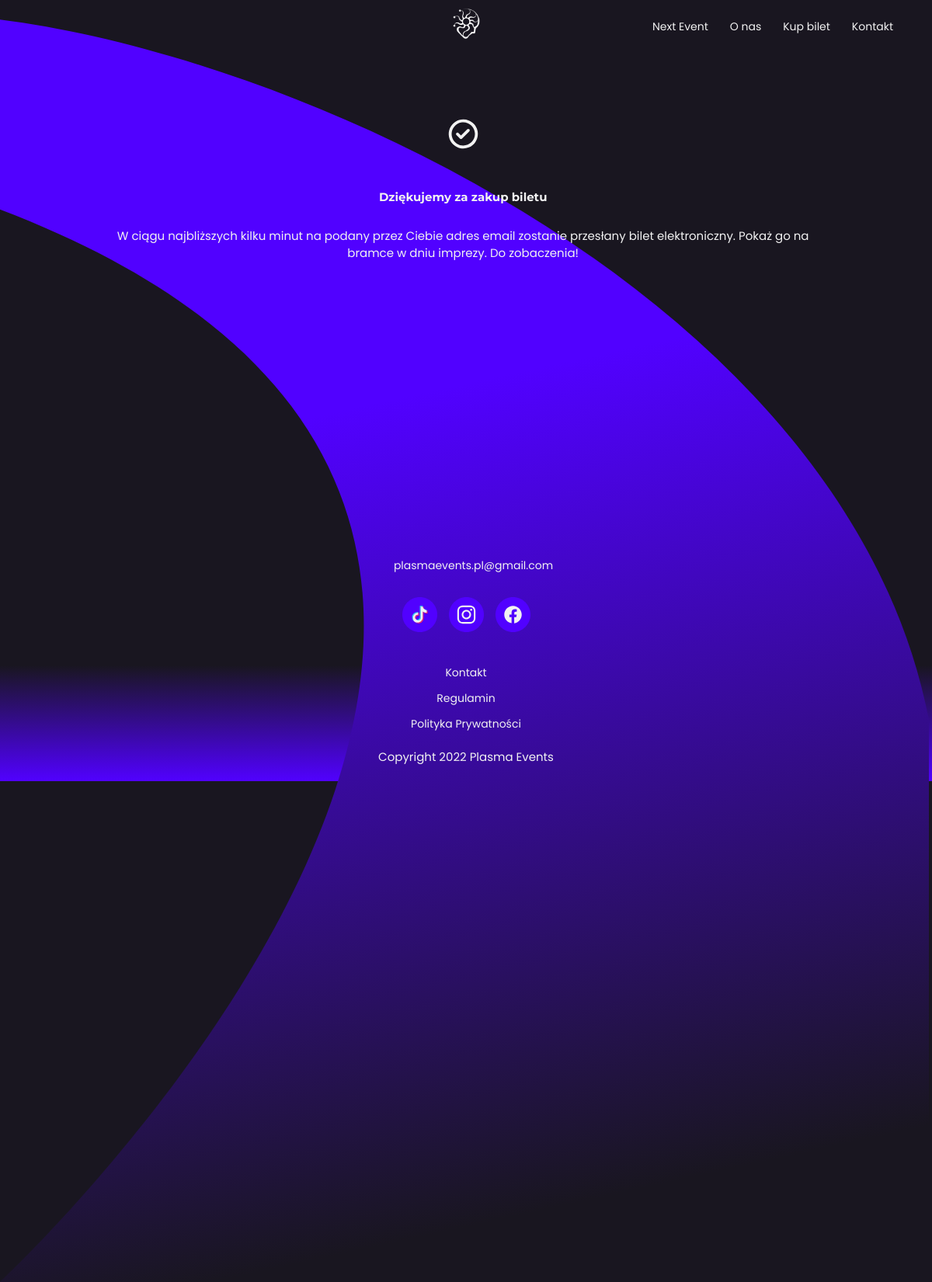
Page /success on the committed database.
### plasma_site/models.py (models this page shows, shortened)
class Article(models.Model):
    title = models.CharField(max_length=50)
    type = models.CharField(max_length=50)
    header = models.CharField(max_length=100, null=True)
    text = models.TextField(max_length=3900)

### plasma_site/views.py (the view)
# urls.py: path('success', views.success, name='success'),
def success(request):
    context = {'success': Article.objects.get(title='success') }
    return render(request, 'plasma_site/success.html', context)

### plasma_site/templates/plasma_site/success.html
{% extends 'plasma_site/base.html' %}
{% load static %}
{% block css%}
    <link rel="stylesheet" href="{% static 'plasma_site/success.css' %}">
{% endblock %}
{% block content %}
<section class="success">
    <img class="success__icon" src="{% static 'plasma_site/img/Success Icon.svg' %}"/>
    <img class="success__cover" src="{% static 'plasma_site/img/Orbita.svg' %}"/>
    <h4 class="success__info">{{success.header}}</h4>
    <p class="success__text">{{success.text}}</p>
</section>
{% endblock %}

### plasma_site/static/plasma_site/base.css (style rules this page uses)
:root { --black-main:#191620; --promo-video-bg: #505050; --primary: #5101FF; --secondary: #854DFF; --light-primary:#EDEBFF; --light-secondary:#F2F2F2; --link-color:#6FD9F3; --error-color: #FF4E4E; }
body { margin: 0; padding: 0; box-sizing:border-box; background-color: var(--black-main); }
p,a, btn, .mini-text, li { color:var(--light-secondary); font-family: 'Poppins'; font-style: normal; position: relative; z-index: 2; }
a,.mini-text,p, li { font-weight: 400; }
p, li { font-size: 15px; line-height: 22px; }
h1, h2, h3, h4 { color:var(--light-secondary); font-family: 'Montserrat'; font-style: normal; position: relative; z-index: 3; }
h4 { font-weight: 700; font-size: 15px; line-height: 18px; }

### plasma_site/static/plasma_site/success.css (style rules this page uses)
.success { align-items:center; display:flex; flex-direction:column; height:435px; margin-top:150px; }
.success__icon { position:relative; z-index:10; margin: 0 0 50px 0; }
.success__info { margin:0 0 30px 0; }
.success__text { margin:0; text-align:center; width:80%; }
.success__cover { position:absolute; top:25px; width:100vw; }

### rows in the picture
Article: header "Dziękujemy za zakup biletu", text "W ciągu najbliższych kilku minut na podany przez Ciebie adres email zostanie przesłany bilet elektroniczny. Pokaż go na bramce w dniu imprezy. Do zobaczenia!"
